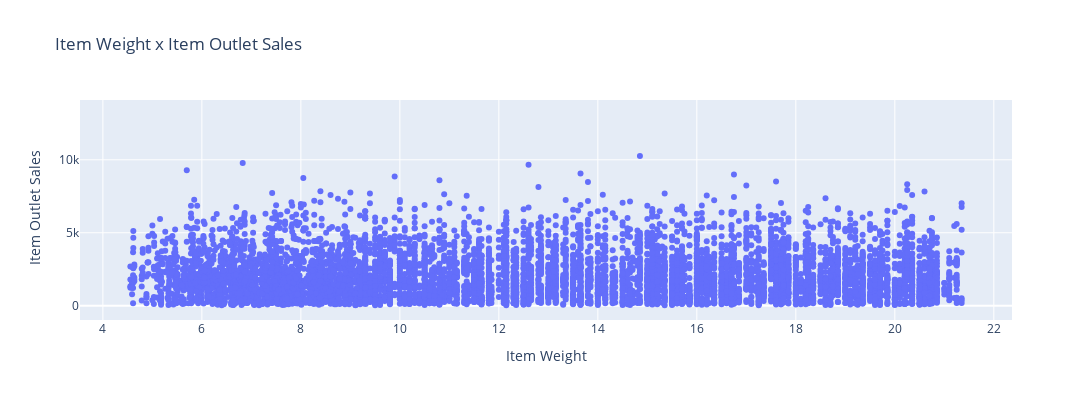

Notebook code cell kept with this figure:
### Code cell
df_scatter = df_train_raw[['Item_Weight', 'Item_Outlet_Sales']]

fig = go.Figure()

fig.add_trace(go.Scatter(
    x=df_scatter['Item_Weight'],
    y=df_scatter['Item_Outlet_Sales'],
    mode='markers',
    name='Item Weight x Item Outlet Sales'
))

fig.update_layout(
        title=f'<span>Item Weight x Item Outlet Sales</span>', 
        autosize=False,
        width=1200,
        height=400,
        xaxis=dict(title=f'<span>Item Weight</span>'),
        yaxis=dict(title=f'<span> Item Outlet Sales</span>')
    )

fig.show()

### Figure 1 — Plotly figure (JSON) as saved in the notebook; plotly's stock layout.template omitted (floating-point values rounded to 4 significant figures; data arrays with more than 128 entries replaced by an {"elided": "..."} marker saying what was removed)
{"data": [{"mode": "markers", "name": "Item Weight x Item Outlet Sales", "type": "scatter", "x": {"elided": "8523 float values"}, "y": {"elided": "8523 float values"}}], "layout": {"autosize": false, "height": 400, "title": {"text": "<span>Item Weight x Item Outlet Sales</span>"}, "width": 1200, "xaxis": {"title": {"text": "<span>Item Weight</span>"}}, "yaxis": {"title": {"text": "<span> Item Outlet Sales</span>"}}}}
